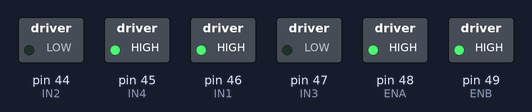
A sketch run on a simulated Arduino Mega 2560, built with avr-gcc and run on an emulated ATmega2560. Shown: switched loads named in the sketch (green lamp = pin HIGH).

Above: at 0.1 s.
Timing chart, 0 to 1.6 s (numbered marks = the images above):
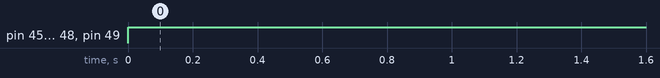

Measured:
- by itself, pin 45 (IN4), pin 46 (IN1), pin 48 (ENA), pin 49 (ENB): LOW → HIGH at 0.00 s

The sketch:

Motor-test.ino
```cpp
// Motor driver pins (L298N)

const int ENA = 48;
const int IN1 = 46;
const int IN2 = 44;
const int ENB = 49;
const int IN3 = 47;
const int IN4 = 45;


void setup() {
  // Serial communication for monitoring
  Serial.begin(9600);

  // Motor control pins setup
  pinMode(ENA, OUTPUT);
  pinMode(ENB, OUTPUT);
  pinMode(IN1, OUTPUT);
  pinMode(IN2, OUTPUT);
  pinMode(IN3, OUTPUT);
  pinMode(IN4, OUTPUT);

}

// Encoder interrupt functions

void loop() {
  // Test forward
  analogWrite(ENA, 240);
  analogWrite(ENB, 240);
  digitalWrite(IN1, HIGH);
  digitalWrite(IN2, LOW);
  digitalWrite(IN3, LOW);
  digitalWrite(IN4, HIGH);
}
```
